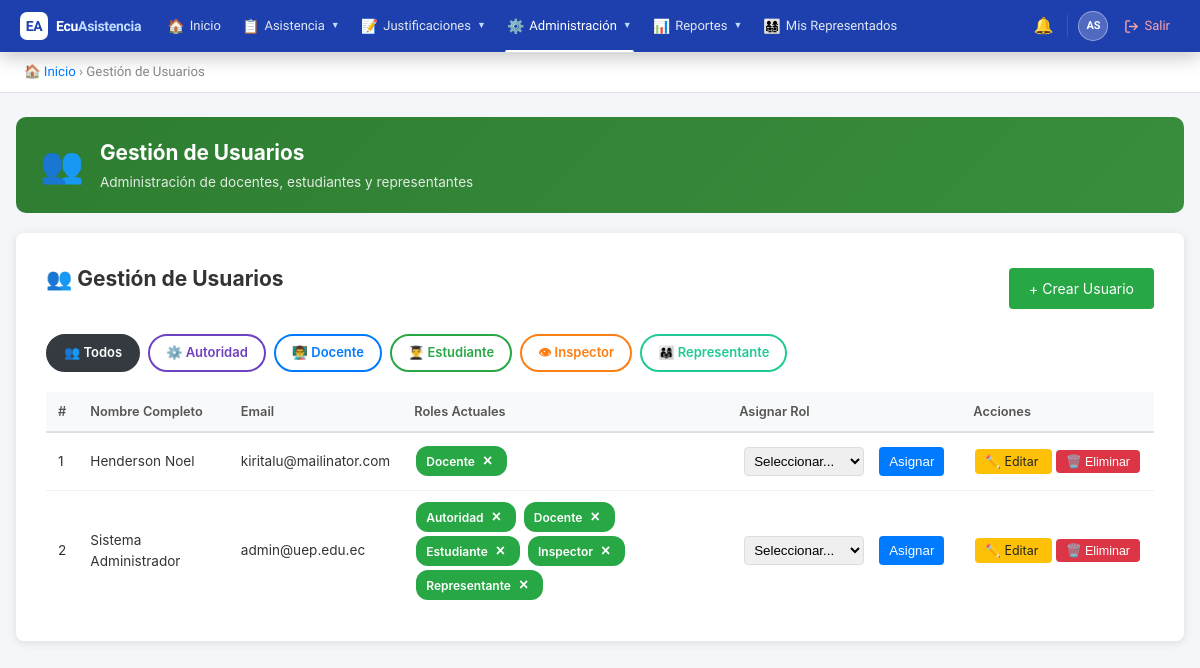
Page /public/?action=users (signed in) on the committed database.
### tables this page shows
CREATE TABLE `roles` (
  `id` int(11) NOT NULL AUTO_INCREMENT,
  `name` varchar(50) NOT NULL,
  `description` text DEFAULT NULL,
  `created_at` timestamp NOT NULL DEFAULT current_timestamp(),
  `updated_at` timestamp NOT NULL DEFAULT current_timestamp() ON UPDATE current_timestamp(),
  PRIMARY KEY (`id`),
  UNIQUE KEY `name` (`name`)
);

CREATE TABLE `users` (
  `id` int(11) NOT NULL AUTO_INCREMENT,
  `institution_id` int(11) NOT NULL,
  `username` varchar(50) NOT NULL,
  `email` varchar(100) NOT NULL,
  `password` varchar(255) NOT NULL,
  `first_name` varchar(100) NOT NULL,
  `last_name` varchar(100) NOT NULL,
  `dni` varchar(20) DEFAULT NULL,
  `phone` varchar(20) DEFAULT NULL,
  `reset_token` varchar(255) DEFAULT NULL,
  `reset_expires` datetime DEFAULT NULL,
  `is_active` tinyint(1) DEFAULT 1,
  `is_superadmin` tinyint(1) NOT NULL DEFAULT 0,
  `created_at` timestamp NOT NULL DEFAULT current_timestamp(),
  `updated_at` timestamp NOT NULL DEFAULT current_timestamp() ON UPDATE current_timestamp(),
  PRIMARY KEY (`id`),
  UNIQUE KEY `username` (`username`),
  UNIQUE KEY `email` (`email`),
  UNIQUE KEY `dni` (`dni`),
  KEY `institution_id` (`institution_id`),
  CONSTRAINT `users_ibfk_1` FOREIGN KEY (`institution_id`) REFERENCES `institutions` (`id`)
);

### controllers/UserController.php (called while the page is built, shortened)
<?php
require_once BASE_PATH . '/models/User.php';
require_once BASE_PATH . '/models/Role.php';
class UserController {
    private $userModel;
    private $roleModel;
    public function __construct() {
        $db = new Database();
        $this->userModel = new User($db);
        $this->roleModel = new Role($db);
    }
    public function index() {
        $users = $this->userModel->getAll();
        $roles = $this->roleModel->getAll();
        include BASE_PATH . '/views/users/index.php';
    }
}

### config/database.php (called while the page is built)
<?php
class Database {
    private $host = 'localhost';
    private $db = 'ecuasistencia2026_db';
    private $user = 'root';
    private $pass = '';
    private $charset = 'utf8mb4';
    private $pdo;
    public function connect() {
        if ($this->pdo === null) {
            $dsn = "mysql:host={$this->host};dbname={$this->db};charset={$this->charset}";
            $options = [
                PDO::ATTR_ERRMODE => PDO::ERRMODE_EXCEPTION,
                PDO::ATTR_DEFAULT_FETCH_MODE => PDO::FETCH_ASSOC,
                PDO::ATTR_EMULATE_PREPARES => false,
            ];
            try {
                $this->pdo = new PDO($dsn, $this->user, $this->pass, $options);
            } catch (PDOException $e) {
                die('Error de conexión: ' . $e->getMessage());
            }
        }
        return $this->pdo;
    }
}

### models/Role.php (called while the page is built, shortened)
<?php
class Role {
    private $db;
    public function __construct($database) {
        $this->db = $database->connect();
    }
    public function getAll() {
        $sql = "SELECT * FROM roles ORDER BY name";
        $stmt = $this->db->query($sql);
        return $stmt->fetchAll();
    }
}

### models/User.php (called while the page is built, shortened)
<?php
class User {
    public $db;
    public function __construct($database) {
        $this->db = $database->connect();
    }
    public function getAll() {
        $sql = "SELECT u.*, GROUP_CONCAT(r.name) as roles
                FROM users u
                LEFT JOIN user_roles ur ON u.id = ur.user_id
                LEFT JOIN roles r ON ur.role_id = r.id
                WHERE u.institution_id = :institution_id
                GROUP BY u.id
                ORDER BY u.last_name, u.first_name";
        $stmt = $this->db->prepare($sql);
        $stmt->execute([':institution_id' => $_SESSION['institution_id']]);
        return $stmt->fetchAll();
    }
}

### views/users/index.php (the view, shortened to what this page needs)
<!DOCTYPE html>
<html lang="es">
<head>
</head>
<body>
    <?php include BASE_PATH . '/views/partials/navbar.php'; ?>
<div class="breadcrumb">
    <a href="?action=dashboard">🏠 Inicio</a> &rsaquo; Gestión de Usuarios
</div>
<div class="container">
    <div class="page-header" style="background:linear-gradient(135deg,#2e7d32,#388e3c);">
        <div class="ph-icon">👥</div>
        <div>
            <h1>Gestión de Usuarios</h1>
            <p>Administración de docentes, estudiantes y representantes</p>
        </div>
    </div>
        <div class="card">
            <div class="header-actions">
                <h2>👥 Gestión de Usuarios</h2>
                <a href="?action=create_user" style="padding: 10px 20px; background: #28a745; color: white; text-decoration: none; border-radius: 4px; display: inline-block;">
                    + Crear Usuario
                </a>
            </div>
            <?php
            $roleIcons = ['docente'=>'👨‍🏫','estudiante'=>'👨‍🎓','inspector'=>'👁','autoridad'=>'⚙️','representante'=>'👨‍👩‍👧'];
            $roleColors = [
                'docente'      => ['active'=>'background:#007bff;color:white;border-color:#007bff;',      'outline'=>'color:#007bff;border-color:#007bff;'],
                'estudiante'   => ['active'=>'background:#28a745;color:white;border-color:#28a745;',     'outline'=>'color:#28a745;border-color:#28a745;'],
                'inspector'    => ['active'=>'background:#fd7e14;color:white;border-color:#fd7e14;',     'outline'=>'color:#fd7e14;border-color:#fd7e14;'],
                'autoridad'    => ['active'=>'background:#6f42c1;color:white;border-color:#6f42c1;',     'outline'=>'color:#6f42c1;border-color:#6f42c1;'],
                'representante'=> ['active'=>'background:#20c997;color:white;border-color:#20c997;',     'outline'=>'color:#20c997;border-color:#20c997;'],
            ];
            $currentFilter = $_GET['filter_role'] ?? '';
            ?>
            <div style="display:flex;gap:8px;flex-wrap:wrap;margin-bottom:20px;">
                <a href="?action=users"
                   style="padding:7px 16px;border-radius:20px;text-decoration:none;font-size:13px;font-weight:600;border:2px solid;
                          <?= $currentFilter==='' ? 'background:#343a40;color:white;border-color:#343a40;' : 'color:#343a40;border-color:#343a40;background:white;' ?>">
                    👥 Todos
                </a>
                <?php foreach($roles as $role):
                    $rn  = $role['name'];
                    $ico = $roleIcons[$rn] ?? '👤';
                    $col = $roleColors[$rn] ?? ['active'=>'background:#007bff;color:white;border-color:#007bff;','outline'=>'color:#007bff;border-color:#007bff;'];
                    $isActive = ($currentFilter === $rn);
                ?>
                <a href="?action=users&filter_role=<?= $rn ?>"
                   style="padding:7px 16px;border-radius:20px;text-decoration:none;font-size:13px;font-weight:600;border:2px solid;
                          <?= $isActive ? $col['active'] : $col['outline'].'background:white;' ?>">
                    <?= $ico ?> <?= ucfirst($rn) ?>
                </a>
                <?php endforeach; ?>
            </div>
            <table>
                <thead>
                    <tr>
                        <th>#</th>
                        <th>Nombre Completo</th>
                        <th>Email</th>
                        <th>Roles Actuales</th>
                        <th>Asignar Rol</th>
                        <th>Acciones</th>
                    </tr>
                </thead>
                <tbody>
                    <?php
                    $filteredUsers = $users;
                    ?>
                    <?php if(empty($filteredUsers)): ?>
                        <tr>
                            <td colspan="7" style="text-align:center;">No hay usuarios con este rol</td>
                        </tr>
                    <?php else: ?>
                         <?php
                        $counter = 1;
                        foreach($filteredUsers as $user):
                        ?>
                        <tr>
                            <td><?= $counter++ ?></td>
                            <td><?= $user['last_name'] . ' ' . $user['first_name'] ?></td>
                            <td><?= $user['email'] ?></td>
                            <td>
                                <?php if($user['roles']): ?>
                                    <?php
                                    $db = new Database();
                                    $sqlRoles = "SELECT r.id, r.name
                                                FROM roles r
                                                INNER JOIN user_roles ur ON r.id = ur.role_id
                                                WHERE ur.user_id = :user_id
                                                ORDER BY r.name";
                                    $stmtRoles = $db->connect()->prepare($sqlRoles);
                                    $stmtRoles->execute([':user_id' => $user['id']]);
                                    $userRolesData = $stmtRoles->fetchAll(PDO::FETCH_ASSOC);
                                    foreach($userRolesData as $roleData):
                                    ?>
                                        <span class="badge">
                                            <?= ucfirst($roleData['name']) ?>
                                            <form method="POST" action="?action=remove_role<?= isset($_GET['filter_role']) ? '&filter_role=' . $_GET['filter_role'] : '' ?>" style="display: inline;" onsubmit="return confirmRemoveRole(event, '<?= ucfirst($roleData['name']) ?>', '<?= $user['last_name'] . ' ' . $user['first_name'] ?>')">
                                                <button type="submit" class="btn-remove-role">×</button>
                                            </form>
                                        </span>
                                    <?php endforeach; ?>
                                <?php else: ?>
                                    <em>Sin roles</em>
                                <?php endif; ?>
                            </td>
                            <td>
                                <form method="POST" action="?action=assign_role<?= isset($_GET['filter_role']) ? '&filter_role=' . $_GET['filter_role'] : '' ?>" style="display: inline-flex; gap: 5px;">
                                    <select name="role_id" required style="padding: 5px;">
                                        <option value="">Seleccionar...</option>
                                    </select>
                                    <button type="submit" style="padding: 5px 10px;">Asignar</button>
                                </form>
                            </td>
                            <td class="action-buttons">
                                <a href="?action=edit_user&id=<?= $user['id'] ?>"
                                   class="btn-warning btn-sm"
                                   style="text-decoration: none; padding: 5px 10px; border-radius: 4px;">
                                    ✏️ Editar
                                </a>
                                <form method="POST" action="?action=delete_user" style="display: inline;" onsubmit="return confirmDelete(event, '<?= $user['last_name'] . ' ' . $user['first_name'] ?>')">
                                    <button type="submit" class="btn-danger btn-sm">
                                        🗑️ Eliminar
                                    </button>
                                </form>
                            </td>
                        </tr>
                        <?php endforeach; ?>
                    <?php endif; ?>
                </tbody>
            </table>
        </div>
    </div>
</body>
</html>

### rows in the picture
roles: name "⚙️", name "Autoridad"
roles: name "👨‍🏫", name "Docente"
roles: name "👨‍🎓", name "Estudiante"
roles: name "👁", name "Inspector"
roles: name "👨‍👩‍👧", name "Representante"
users: last_name "Henderson", first_name "Noel", email "kiritalu@mailinator.com"
users: last_name "Sistema", first_name "Administrador", email "admin@uep.edu.ec"
